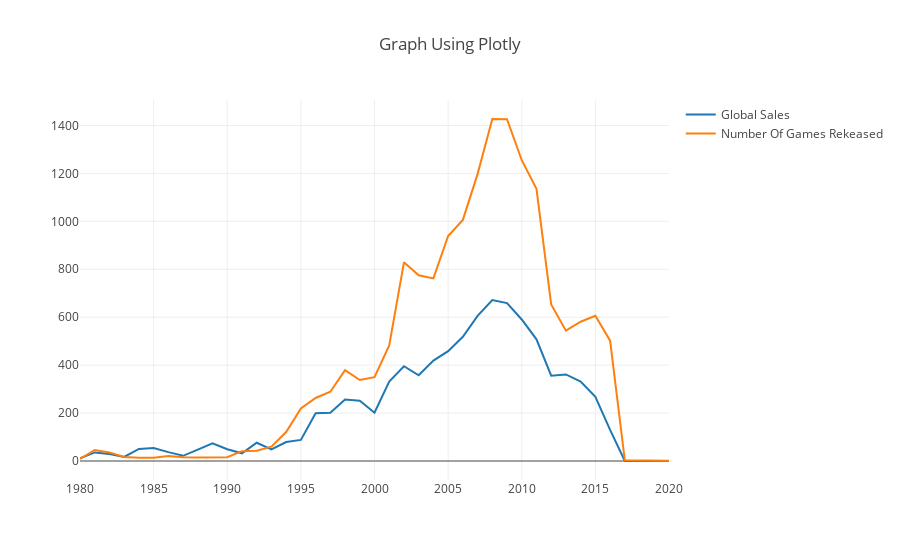

Notebook source saved alongside this figure:
### Code cell
from plotly.offline import download_plotlyjs , init_notebook_mode,  plot, iplot    #init_notebook_mode --> checks the version of notebook

init_notebook_mode(connected = True)

trace0 = go.Scatter(
x = years_df.index,
y = years_df['Global_Sales'],
name = "Global Sales")

trace1 = go.Scatter(
x = years_df.index,
y = years_df['Number_Of_Games'],
name = "Number Of Games Released")

data1 = [trace0, trace1]

# Title for graph

layout = {'title':'Graph Using Plotly'}

fig = go.Figure(data = data1 , layout = layout)
iplot(fig , show_link = False)

### Figure 1 — Plotly figure (JSON) as saved in the notebook; plotly's stock layout.template omitted (floating-point values rounded to 4 significant figures)
{"data": [{"name": "Global Sales", "type": "scatter", "uid": "58c188b8-bf5d-11e8-896a-54e1adb00525", "x": [1980, 1981, 1982, 1983, 1984, 1985, 1986, 1987, 1988, 1989, 1990, 1991, 1992, 1993, 1994, 1995, 1996, 1997, 1998, 1999, 2000, 2001, 2002, 2003, 2004, 2005, 2006, 2007, 2008, 2009, 2010, 2011, 2012, 2013, 2014, 2015, 2016, 2017, 2020], "y": [11.38, 35.77, 28.86, 16.79, 50.36, 53.94, 37.07, 21.74, 47.22, 73.45, 49.39, 32.23, 76.17, 48.4, 79.18, 88.11, 199.1, 201.0, 256.4, 251.3, 201.6, 331.5, 395.5, 357.8, 419.0, 458.3, 518.2, 605.4, 671.8, 658.9, 590.6, 507.8, 355.8, 361.2, 331.5, 268.0, 130.1, 0.06, 0.29]}, {"name": "Number Of Games Rekeased", "type": "scatter", "uid": "58c188b9-bf5d-11e8-b858-54e1adb00525", "x": [1980, 1981, 1982, 1983, 1984, 1985, 1986, 1987, 1988, 1989, 1990, 1991, 1992, 1993, 1994, 1995, 1996, 1997, 1998, 1999, 2000, 2001, 2002, 2003, 2004, 2005, 2006, 2007, 2008, 2009, 2010, 2011, 2012, 2013, 2014, 2015, 2016, 2017, 2020], "y": [9, 46, 36, 17, 14, 14, 21, 16, 15, 17, 16, 41, 43, 60, 121, 219, 263, 289, 379, 338, 350, 482, 829, 775, 762, 939, 1006, 1197, 1427, 1426, 1255, 1136, 653, 544, 581, 606, 502, 3, 1]}], "layout": {"title": "Graph Using Plotly"}}
